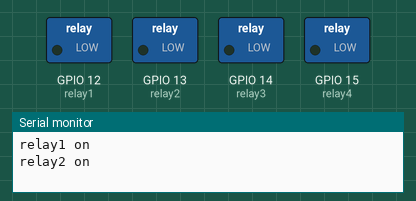
Recording of a sketch running on a simulated ESP32. Parts: switched loads named in the sketch (green lamp = pin HIGH), the last lines printed to the serial monitor.

Above: at 2.5 s.
At 7.5 s:
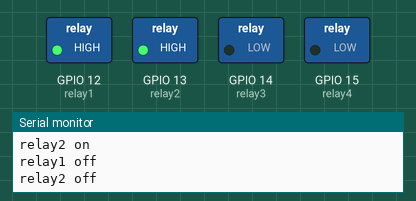
Timing chart, 0 to 13.0 s (numbered marks = the images above):
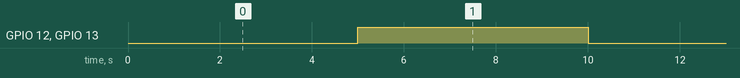

The sketch:

Relaytest.ino
```cpp
// (licence header left out)
#define relay1 12
#define relay2 13
#define relay3 14
#define relay4 15

void setup() {
  Serial.begin(115200);
  pinMode(relay1, OUTPUT);
  pinMode(relay2, OUTPUT);
  pinMode(relay3, OUTPUT);
  pinMode(relay4, OUTPUT);
}

void loop() {
  // Normally Open configuration, send LOW signal to let current flow
  // (if you're usong Normally Closed configuration send HIGH signal)
  digitalWrite(relay1, LOW);
  Serial.println("relay1 on");
  digitalWrite(relay2, LOW);
  Serial.println("relay2 on");
  //  digitalWrite(relay3, LOW);
  //  Serial.println("relay3 on");
  //  digitalWrite(relay4, LOW);
  //  Serial.println("relay4 on");
  delay(5000);

  // Normally Open configuration, send HIGH signal stop current flow
  // (if you're usong Normally Closed configuration send LOW signal)
  digitalWrite(relay1, HIGH);
  Serial.println("relay1 off");
  digitalWrite(relay2, HIGH);
  Serial.println("relay2 off");
  delay(5000);
}
```

Measured:
- by itself, GPIO 12 (relay1), GPIO 13 (relay2): alternates HIGH for 5.0 s and LOW for 5.0 s
